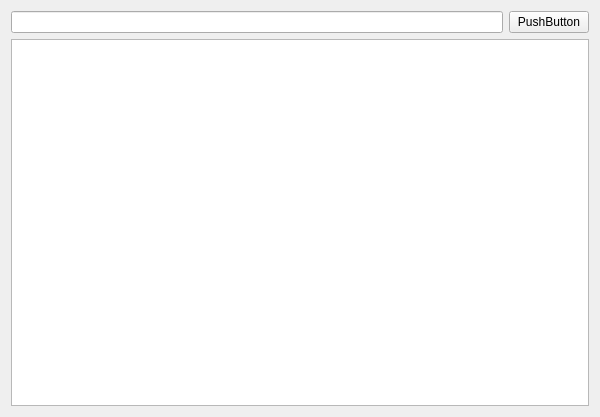
<?xml version="1.0" encoding="UTF-8"?>
<ui version="4.0">
 <class>MainWindow</class>
 <widget class="QMainWindow" name="MainWindow">
  <property name="enabled">
   <bool>true</bool>
  </property>
  <property name="geometry">
   <rect>
    <x>0</x>
    <y>0</y>
    <width>600</width>
    <height>417</height>
   </rect>
  </property>
  <property name="windowTitle">
   <string>MainWindow</string>
  </property>
  <property name="styleSheet">
   <string notr="true"/>
  </property>
  <widget class="QWidget" name="centralWidget">
   <layout class="QVBoxLayout" name="verticalLayout_2">
    <item>
     <layout class="QVBoxLayout" name="verticalLayout">
      <item>
       <layout class="QHBoxLayout" name="horizontalLayout">
        <item>
         <widget class="QLineEdit" name="lineEdit"/>
        </item>
        <item>
         <widget class="QPushButton" name="pushButton">
          <property name="text">
           <string>PushButton</string>
          </property>
         </widget>
        </item>
       </layout>
      </item>
      <item>
       <widget class="QTreeView" name="treeView"/>
      </item>
     </layout>
    </item>
   </layout>
  </widget>
 </widget>
 <layoutdefault spacing="6" margin="11"/>
 <resources/>
 <connections/>
 <slots>
  <slot>btnClick()</slot>
 </slots>
</ui>
